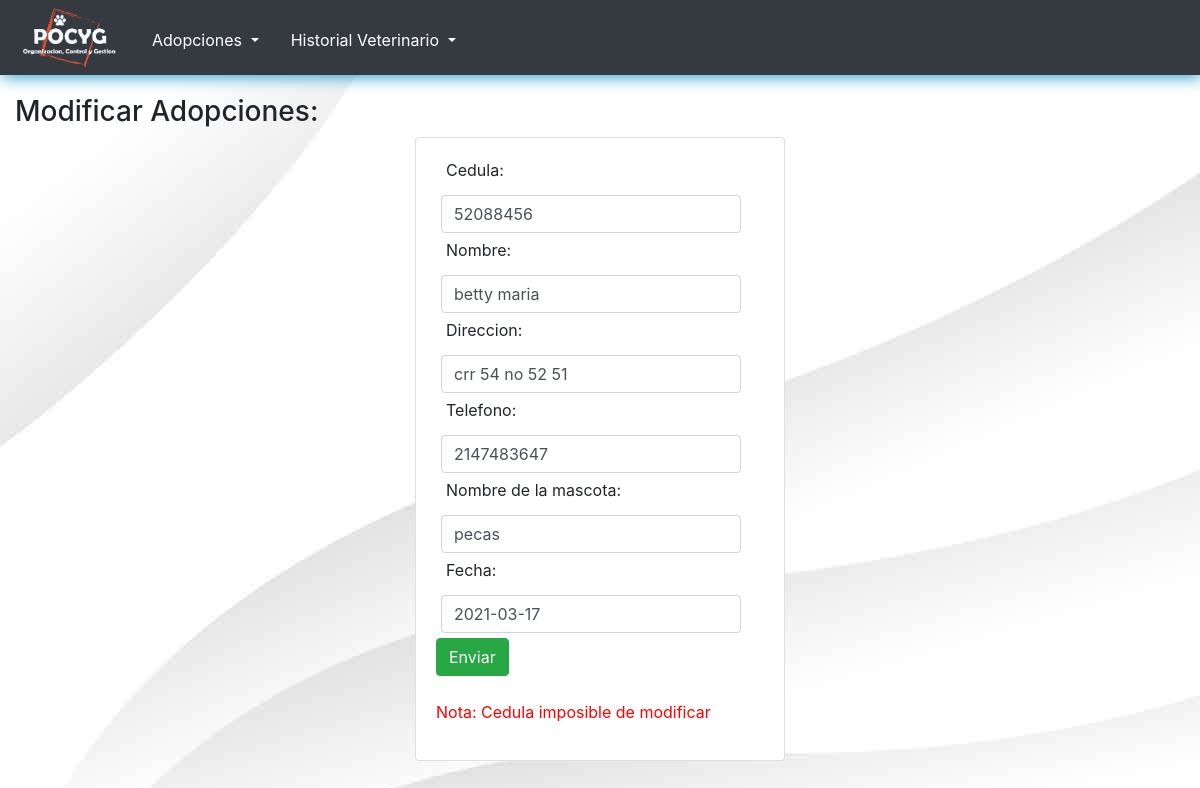
The page /modificarAdopcion.php?id=9 on the database its author committed.
### tables this page shows
CREATE TABLE `registroadopcion` (
  `id` int(200) NOT NULL,
  `cedula` int(200) NOT NULL,
  `nombre_adoptante` varchar(50) NOT NULL,
  `direccion` text NOT NULL,
  `telefono` int(50) NOT NULL,
  `nombre_de_mascota_adoptada` varchar(50) NOT NULL,
  `fecha_adopcion` date NOT NULL
);

### modificarAdopcion.php (the view, shortened to what this page needs)
<?php
include("conexion.php");
$id = $_GET['id'];
$query = "SELECT * FROM registroadopcion WHERE id = $id ";
$resultado = $pdo->query($query);
$row = $resultado->fetch();
$cedula = $row['cedula'];
$nombreA = $row['nombre_adoptante'];
$direccion = $row['direccion'];
$telefono = $row['telefono'];
$nombreM = $row['nombre_de_mascota_adoptada'];
$fecha = $row['fecha_adopcion'];
?>
<?php include("includes/head.php"); ?>
<div class="container-fluid">
    <h3 style="margin-top:20px;">Modificar Adopciones:</h3>
    <div class="row">
        <div class="col-4 mx-auto">
            <div class="card card-body">
                <form action="modificarAdopcion.php?id=<?php echo $_GET['id']; ?>" method="POST">
                    <label class="form-label">Cedula:</label>
                    <input class="form-control" type="text" name="cedula" value="<?php echo $cedula ?>">
                    <label class="form-label">Nombre:</label>
                    <input class="form-control" type="text" name="nombre_adoptante" value="<?php echo $nombreA ?>">
                    <label class="form-label">Direccion:</label>
                    <input class="form-control" type="text" name="direccion" value="<?php echo $direccion ?>">
                    <label class="form-label">Telefono:</label>
                    <input class="form-control" type="text" name="telefono" value="<?php echo $telefono ?>">
                    <label class="form-label">Nombre de la mascota:</label>
                    <input class="form-control" type="text" name="nombre_de_mascota_adoptada" value="<?php echo $nombreM ?>">
                    <label class="form-label">Fecha:</label>
                    <input class="form-control" type="text" name="fecha_adopcion" value="<?php echo $fecha ?>">
                    <button class="btn btn-success" name="update">Enviar</button>
<br><br>
                    <P style="color: red;">Nota: Cedula imposible de modificar</P>
                </form>
            </div>
        </div>
    </div>
</div>

### estilo.css (style rules this page uses)
body { background-image: url(media/76.jpg) ; }
.container-fluid .form-control { width: 300px; display: inline-block; margin: 5px; }
.container-fluid .form-label { width: 200px; margin-left: 10px ; }
.container-fluid form input { width: 535px; margin-top: 20px; }
.container-fluid { margin: auto; }

### rows shown on the page
registroadopcion: cedula "52088456", nombre_adoptante "betty maria", direccion "crr 54 no 52 51", telefono "2147483647", nombre_de_mascota_adoptada "pecas", fecha_adopcion "2021-03-17"
